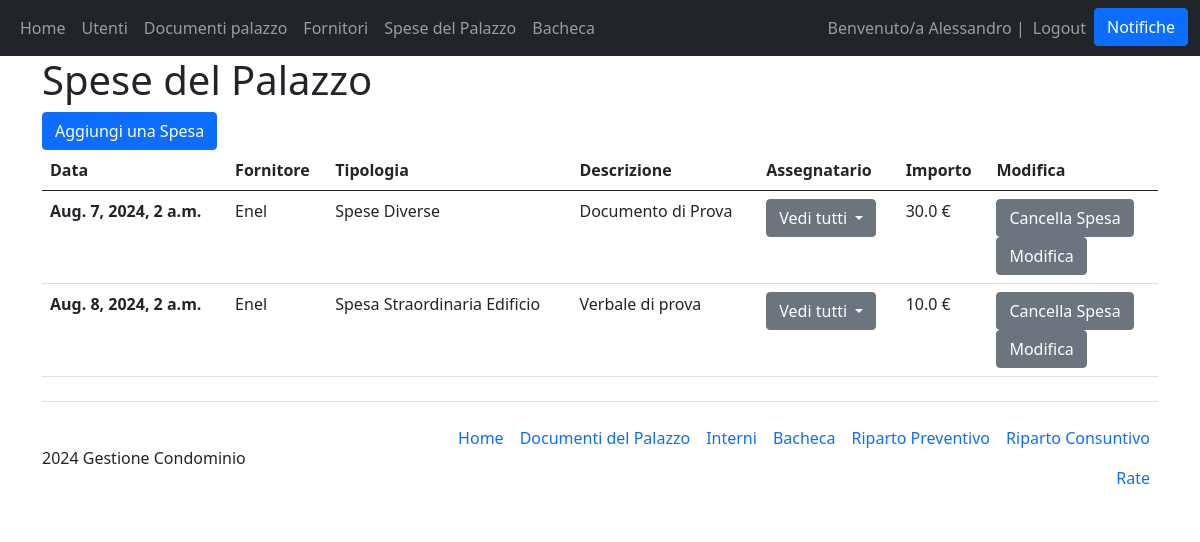
/spesa/ (signed in), run on an earlier commit of the app's database.
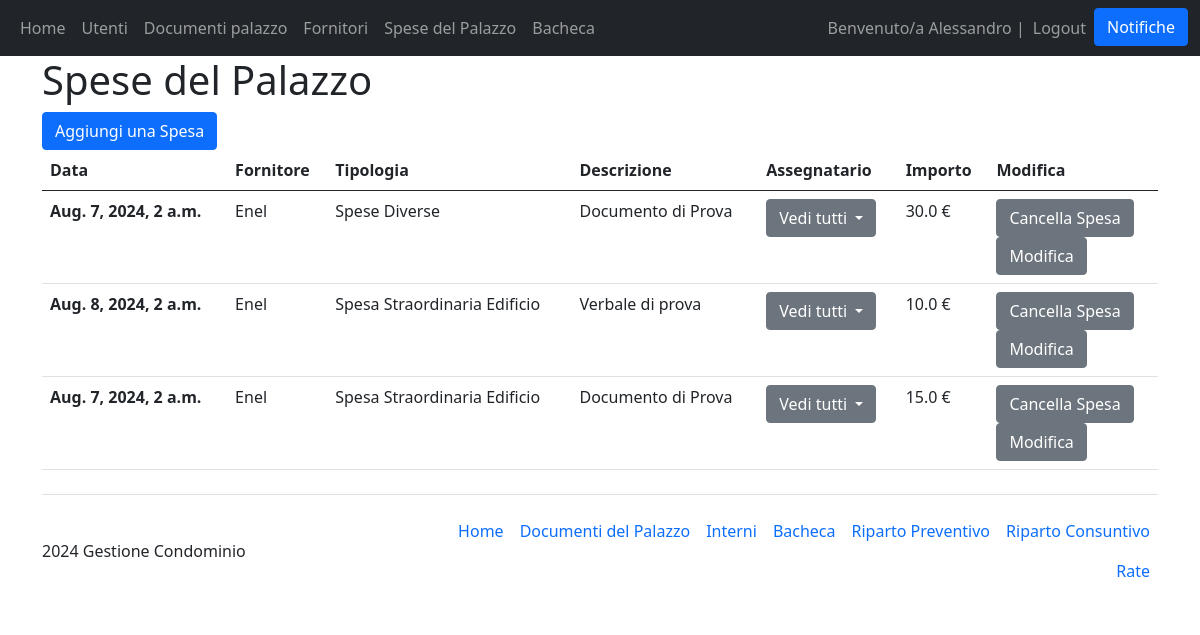
And on a later commit of the database.
### Condominio/models.py (models this page shows)
class Spesa(models.Model):
    class Tipologie(models.TextChoices):
        LUCE_PALAZZINA="Luce Palazzina"
        SCALE_PALAZZINA="Scale Palazzina"
        MANUTENZIONE_ORDINARIA="Manutenzione Ordinaria"
        MANUTENZIONE_ORDINARIA_COMUNE="Manutenzione Ordinaria Comune"
        MANUTENZIONE_ORDINARIA_SCALA="Manutenzione Ordinaria Scala"
        SPESA_GENERALE="Spese Generali"
        SPESA_STRAORDINARIA="Spese Straordinarie"
        SPESA_STRAORDINARIA_EDIFICIO="Spesa Straordinaria Edificio"
        SPESA_STRAORDINARIA_SCALE="Spesa Straordinaria Scale"
        SPESA_STRAORDINARIA_ANTENNE="Spesa Straordinaria Antenne"
        SPESE_DIVERSE="Spese Diverse"
    fornitore=models.ForeignKey(Fornitore, on_delete=models.PROTECT, default=None)
    data=models.DateTimeField("Data")
    tipologia=models.TextField("Tipologia", choices=Tipologie.choices, default=Tipologie.SPESE_DIVERSE, max_length=200)
    descrizione=models.CharField(default=None, max_length=200)
    assegnatario=models.ManyToManyField(Interno)
    importo=models.FloatField("Totale", default=0)
    class Meta:
        verbose_name_plural="Spese"

class Fornitore(models.Model):
    nome = models.CharField(max_length=100, primary_key=True)
    contratto = models.FileField("Contratto", blank=True, default=None)
    indirizzo = models.CharField(max_length=200)
    ragione_sociale = models.CharField(max_length=100)
    partita_iva = models.CharField(max_length=100)
    cf = models.CharField(max_length=100)
    iban = models.CharField(max_length=200)
    def __str__(self):
        return self.nome
    class Meta:
        verbose_name_plural = "Fornitori"

### Condominio/views.py (the view)
# urls.py: path('spesa/', views.spesa, name="spesa"),
@login_required(login_url="/login")
def spesa(request):
    spese=Spesa.objects.all()
    """ if request.method == "POST":
        spesa_id = request.POST.get("spesa-id")
        print(spesa_id)
        spesa=Spesa.objects.filter(id=spesa_id).first()
        if spesa and (request.user.has_perm("main.delete_spesa")):
            spesa.delete() """
    return render(request, 'Condominio_main/spese.html', {"spese":spese})

### Condominio/models.py (called while the page is built)
    def __str__(self):
        out=self.numero_interno + " - " + str(self.condomino.last_name)
        return out

### Condominio/templates/Condominio_main/spese.html (shortened to what this page needs)
{% extends 'Condominio_main/base.html' %}
{% block content %}
<h1>Spese del Palazzo</h1>
<a class="btn btn-primary" href="/create_spesa" role="button">Aggiungi una Spesa</a>
<table class="table">
    <thead>
      <tr>
        <th scope="col">Data</th>
        <th scope="col">Fornitore</th>
        <th scope="col">Tipologia</th>
        <th scope="col">Descrizione</th>
        <th scope="col">Assegnatario</th> {% comment %} Deve poter essere un utente user di tipo non staff {% endcomment %}
        <th scope="col">Importo</th>
        <th scope="col">Modifica</th>
      </tr>
    </thead>
    <tbody>
        {% for spesa in spese %}
        <tr>
            <th scope="row">{{spesa.data}}</th>
            <td>{{spesa.fornitore}}</td>
            <td>{{spesa.tipologia}}</td>
            <td>{{spesa.descrizione}}</td>
            <td>
              <button class="btn btn-secondary dropdown-toggle" type="button" id="dropdownMenuButton1" data-bs-toggle="dropdown" aria-expanded="false">
                Vedi tutti
              </button>
            </td>
            <td>{{spesa.importo}} €</td>
            <td>
                {% if user == spesa.author or perms.main.delete_spesa %}
                <form method="post">
                        <a href="{% url 'cancella_spesa' pk=spesa.pk %}" class="btn btn-secondary">Cancella Spesa</a>
                </form>
                <form method="post">
                        <a href="{% url 'edit_spesa' pk=spesa.pk %}" class="btn btn-secondary">Modifica</a>
                </form>
                {% endif %}
            </td>
        </tr>
        {% endfor %}
    </tbody>
</table>
{% endblock %}

What changed in the data, as far as the page shows it:
added Spesa: data "Aug. 7, 2024, 2 a.m.", fornitore "Enel", tipologia "Spesa Straordinaria Edificio", descrizione "Documento di Prova", importo "15.0"
